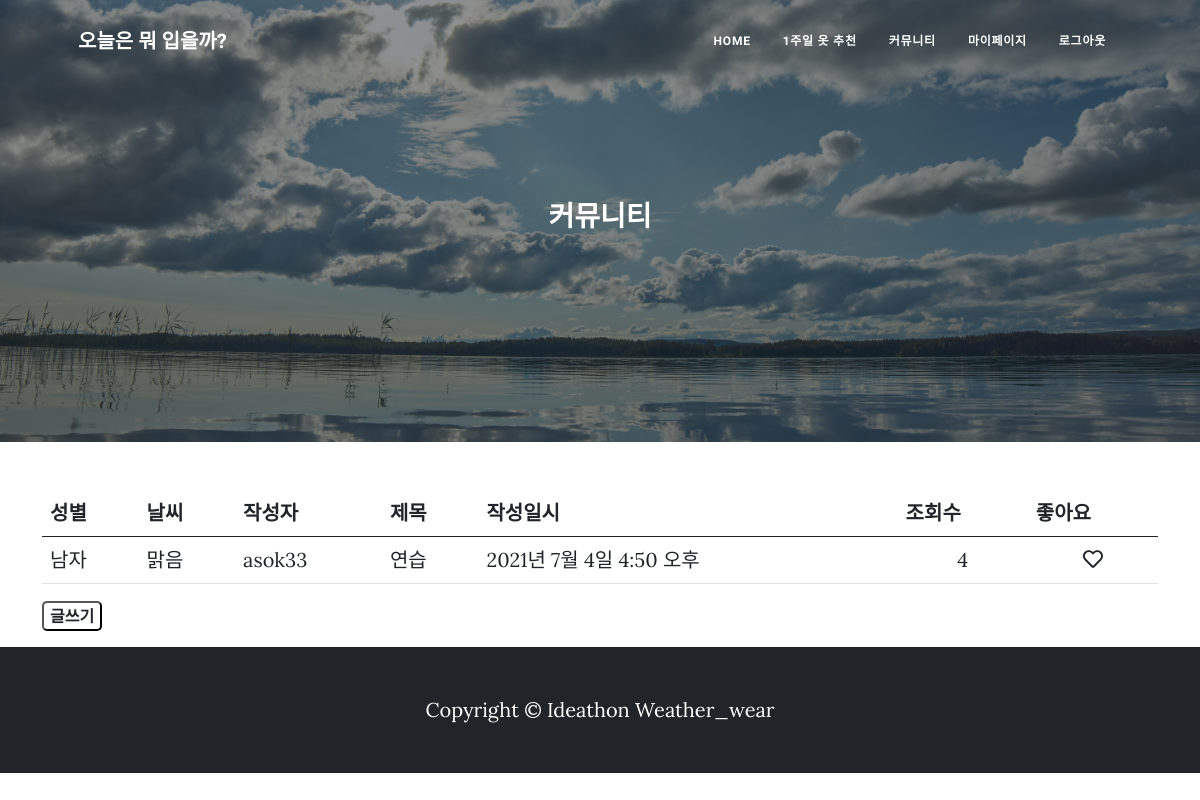
/community/ (signed in), run on an earlier commit of the app's database.
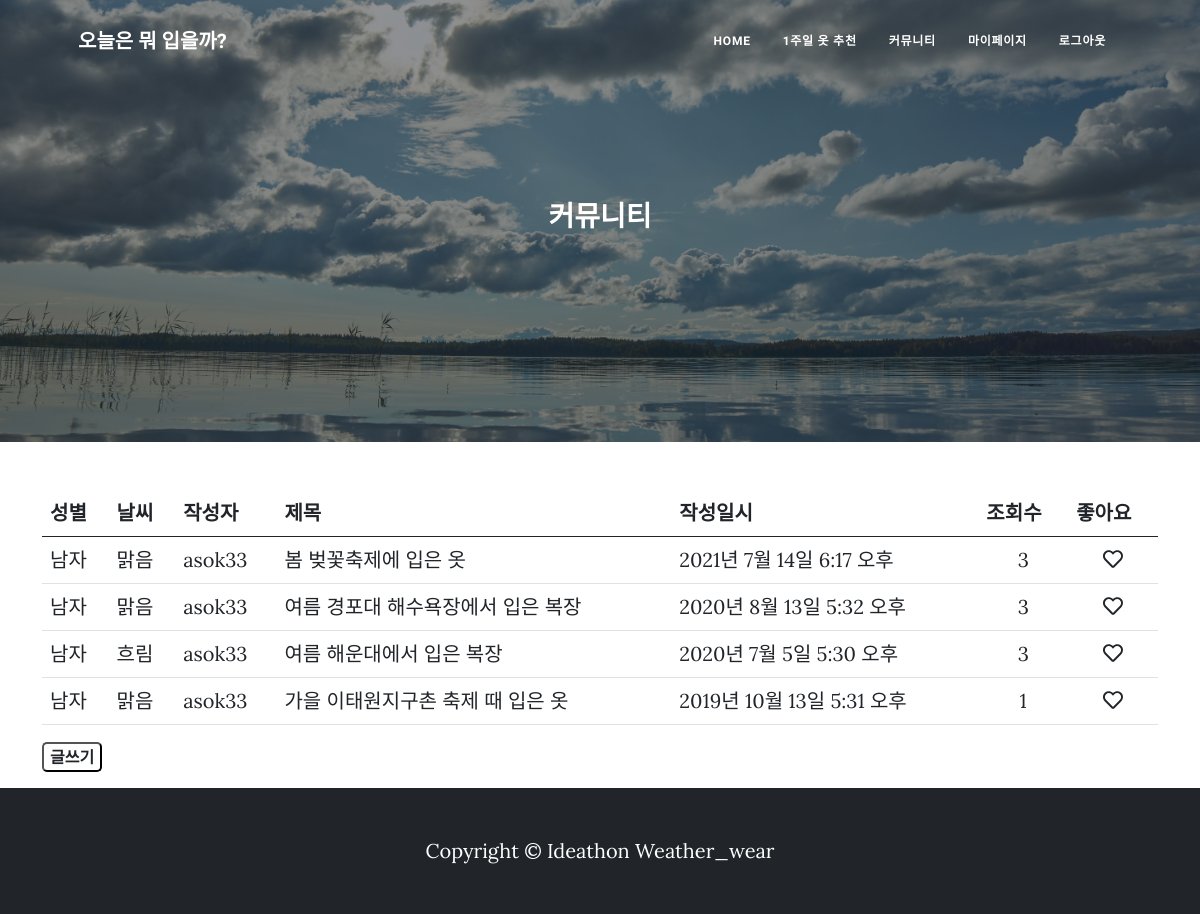
And on a later commit of the database.
### community/models.py (models this page shows, shortened)
class Community(models.Model):
    WEATHER = (
        ('맑음', '맑음'),
        ('비', '비'),
        ('흐림', '흐림'),
        ('우박', '우박'),
        ('눈', '눈'),
        ('안개', '안개'),
        ('소나기', '소나기')
    )
    GENDER = (
        ('남자', '남자'),
        ('여자', '여자')
    )
    id = models.AutoField(primary_key=True)
    title = models.CharField(max_length=200)
    writer = models.ForeignKey(User, on_delete=models.CASCADE, null=True)
    pub_date = models.DateTimeField()
    body = models.TextField()
    image = models.ImageField(upload_to="community/", blank=True, null=True)
    view_count = models.PositiveIntegerField(default = 0)
    weather = models.CharField(max_length=80, choices=WEATHER)
    gender = models.CharField(max_length=2, choices=GENDER)
    like_user_set = models.ManyToManyField(User, blank=True, related_name="like_user_set", through="Like")

### community/views.py (the view)
# urls.py: path('', show, name="show"),
def show(request):
    communities = Community.objects.order_by('-pub_date')
    return render(request, 'community/show.html', {'communities':communities})

### community/templates/community/show.html (shortened to what this page needs)
{% extends "base.html" %}
{% block content %}
<header class="masthead" style="background-image: url('/static/images/cloud.jpg')">
    <div class="container position-relative px-4 px-lg-5">
        <div class="row gx-4 gx-lg-5 justify-content-center">
            <div class="col-md-10 col-lg-8 col-xl-7">
                <div class="site-heading">
                    <h3>커뮤니티</h3>
                </div>
            </div>
        </div>
    </div>
</header>
{% if user.is_authenticated %}
<div class="container my-3">
    <table class="table">
        <thead>
            <tr class="thead-blue">
                <th>성별</th>
                <th>날씨</th>
                <th>작성자</th>
                <th>제목</th>
                <th>작성일시</th>
                <th>조회수</th>
                <th>좋아요</th>
            </tr>
        </thead>
        <tbody>
            {% for community in communities %}
            <tr>
                <td>{{community.gender}}</td>
                <td>{{community.weather}}</td>
                <td>{{community.writer}}</td>
                <td>
                    <a href="{% url 'community:detail' community.id %}">
                        {{community.title}}
                    </a>
                </td>
                <td>{{community.pub_date}}</td>
                <td style="text-align: center;">{{community.view_count}}</td>
                <td style="text-align: center;"><a href ="{% url 'community:community_like' community.id %}">
                    {% if user in community.like_user_set.all %}
                        <i class="fas fa-heart"></i>
                    {% else %}
                        <i class="far fa-heart"></i>
                    {% endif %}
                </a></td>
            </tr>
            {% endfor %}
        </tbody>
    </table>
    <button><a href="{% url 'community:new' %}">글쓰기</a></button>
</div>
{% else %}
    <center style="margin-bottom: 100px;">
    <h3>로그인 후 이용이 가능합니다.</h3>
    <button><a href="{% url 'account_login' %}" >로그인</a></button>
    <button><a href="{% url 'account_signup' %}">회원가입</a></button>
    </center>
{% endif %}
{% endblock %}

### templates/base.html (shortened to what this page needs)
{% load static %}
<!DOCTYPE html>
<html lang="ko">
    <link rel="stylesheet" href="https://cdnjs.cloudflare.com/ajax/libs/font-awesome/5.8.2/css/all.min.css"/>
    {% include 'head.html' %}
    <body>
        {% include 'header.html' %}
        {% block content %}
        {% endblock %}
        {% include 'footer.html' %}
    </body>

### templates/head.html (shortened to what this page needs)
{% load static %}
<head>
    <link href="{% static 'css/styles.css' %}" rel="stylesheet" />
</head>

### templates/header.html (shortened to what this page needs)
{% load static %}
<nav class="navbar navbar-expand-lg navbar-light" id="mainNav">
    <div class="container px-4 px-lg-5">
        <a class="navbar-brand" href="{% url 'mainPage:main' %}">오늘은 뭐 입을까?</a>
        <div class="collapse navbar-collapse" id="navbarResponsive">
            <ul class="navbar-nav ms-auto py-4 py-lg-0">
                <li class="nav-item"><a class="nav-link px-lg-3 py-3 py-lg-4" href="{% url 'mainPage:main' %}">Home</a></li>
                <li class="nav-item"><a class="nav-link px-lg-3 py-3 py-lg-4" href="#">1주일 옷 추천</a></li>
                <li class="nav-item"><a class="nav-link px-lg-3 py-3 py-lg-4" href="{% url 'community:show' %}">커뮤니티</a></li>
                {% if user.is_authenticated %}
                {% if user.is_superuser %}
                <li class="nav-item"><a class="nav-link px-lg-3 py-3 py-lg-4" href="{% url 'account_logout' %}">로그아웃</a></li>
                {% else %}
                <li class="nav-item"><a class="nav-link px-lg-3 py-3 py-lg-4" href="{% url 'myPage:mypage' %}">마이페이지</a></li>
                <li class="nav-item"><a class="nav-link px-lg-3 py-3 py-lg-4" href="{% url 'account_logout' %}">로그아웃</a></li>
                {% endif %}
                {% else %}
                <li class="nav-item"><a class="nav-link px-lg-3 py-3 py-lg-4" href="{% url 'account_login' %}">로그인</a></li>
                <li class="nav-item"><a class="nav-link px-lg-3 py-3 py-lg-4" href="{% url 'account_signup' %}">회원가입</a></li>
                {% endif %}
            </ul>
        </div>
    </div>
</nav>

### templates/footer.html
<footer class="py-5 bg-dark">
    <div class="container"><p class="m-0 text-center text-white">Copyright &copy; Ideathon Weather_wear</p></div>
</footer>

### community/templates/community/show.html (style rules this page uses)
button { background-color:white; border-radius:5px; font-size: medium; font-weight: bold; }

What changed in the data, as far as the page shows it:
removed Community: gender "남자", weather "맑음", writer "asok33", title "연습", pub_date "2021년 7월 4일 4:50 오후", view_count "4"
added Community: gender "남자", weather "맑음", writer "asok33", title "봄 벚꽃축제에 입은 옷", pub_date "2021년 7월 14일 6:17 오후", view_count "3"
added Community: gender "남자", weather "맑음", writer "asok33", title "여름 경포대 해수욕장에서 입은 복장", pub_date "2020년 8월 13일 5:32 오후", view_count "3"
added Community: gender "남자", weather "흐림", writer "asok33", title "여름 해운대에서 입은 복장", pub_date "2020년 7월 5일 5:30 오후", view_count "3"
added Community: gender "남자", weather "맑음", writer "asok33", title "가을 이태원지구촌 축제 때 입은 옷", pub_date "2019년 10월 13일 5:31 오후", view_count "1"
